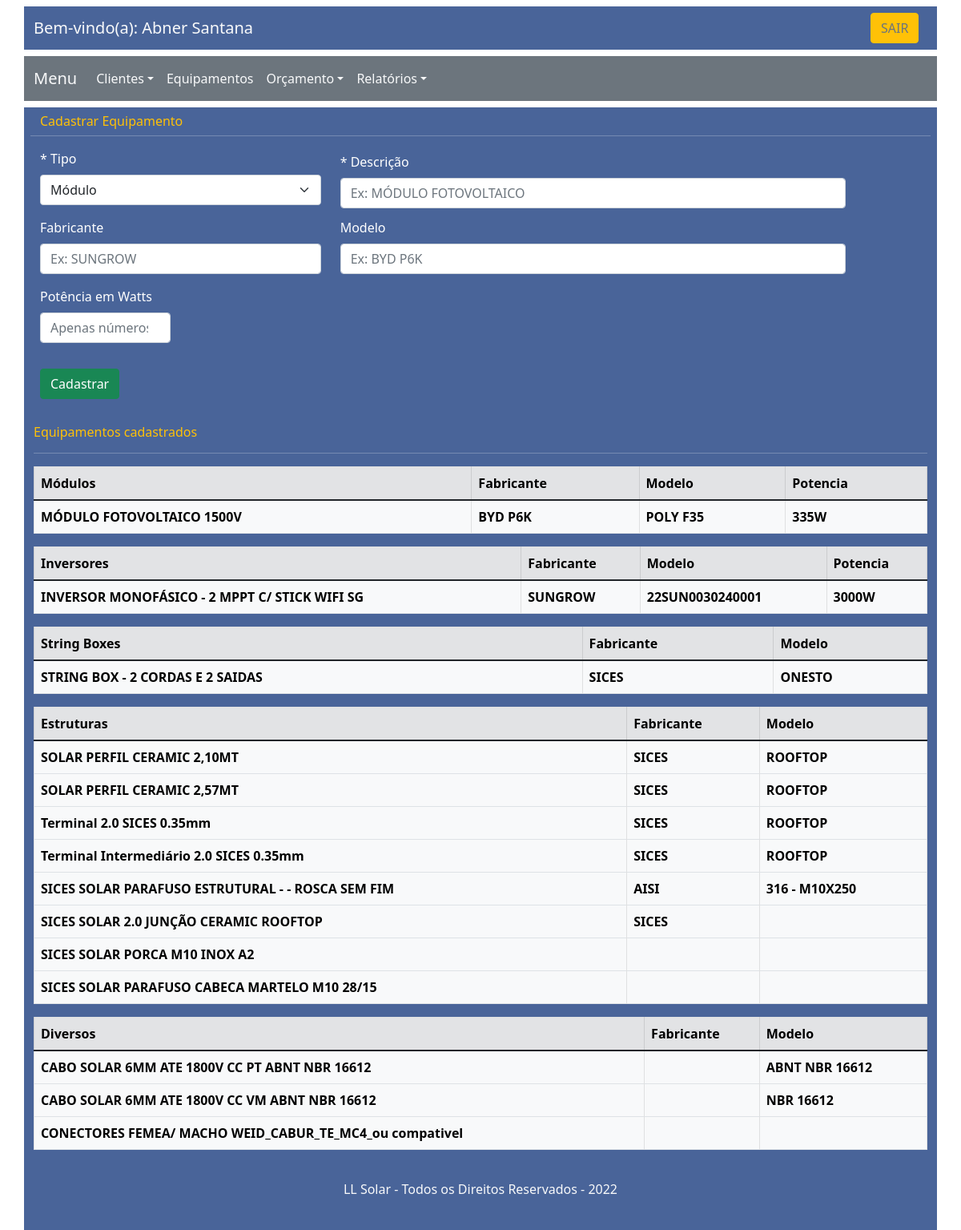
Before: /equipamentos (signed in) with the older database file.
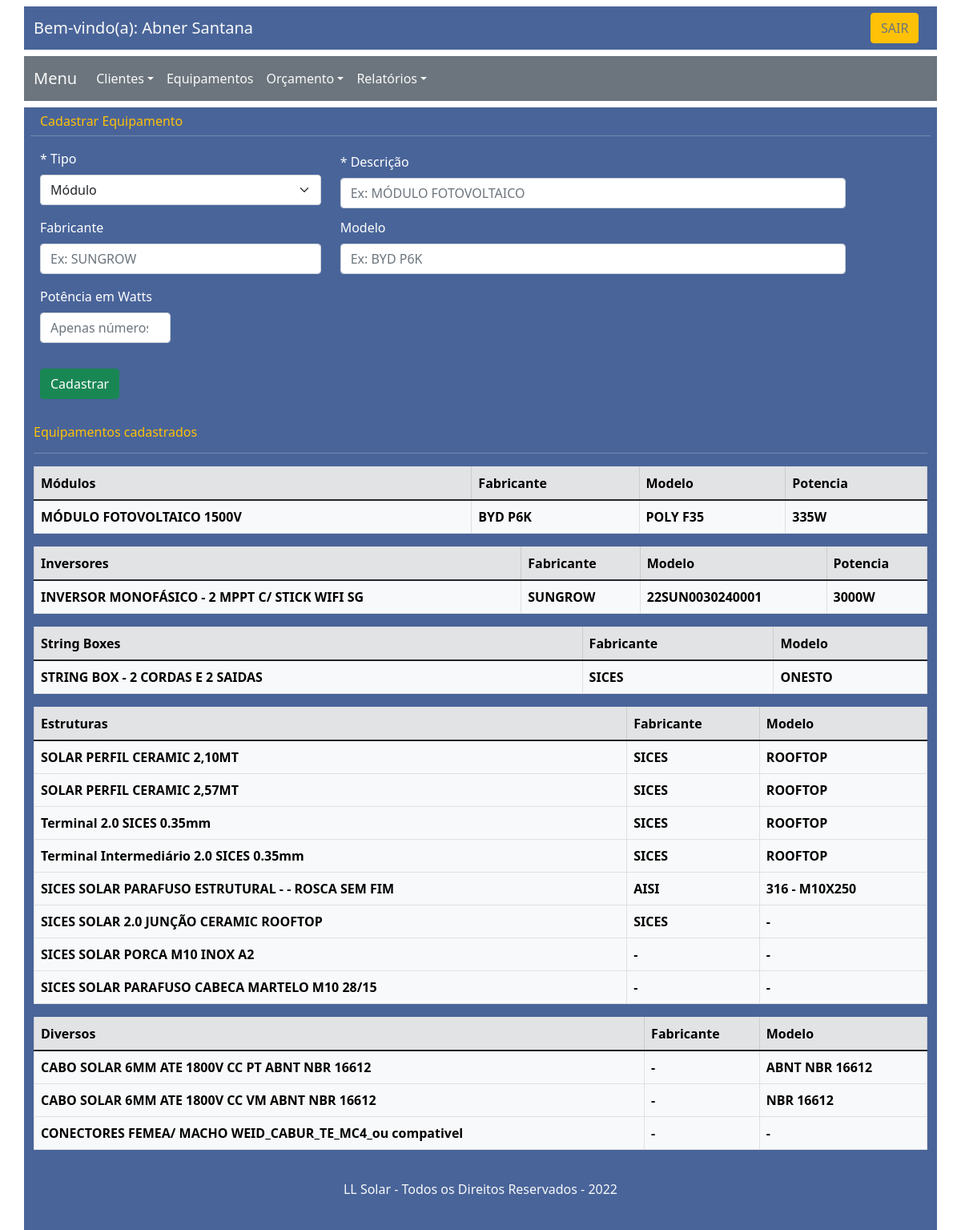
After: the same page with the newer database file.
### lladmin/models.py (models this page shows, shortened)
class equipamento(models.Model):
    tipo = models.CharField(max_length=20)
    descricao = models.CharField(max_length=150)
    fabricante = models.CharField(max_length=100)
    modelo = models.CharField(max_length=100)
    potencia = models.IntegerField()

### lladmin/views.py (the view, shortened to what this page needs)
# urls.py: path('equipamentos', equipamentos,
def equipamentos(request):
    if request.user.is_authenticated == True:
        nome = request.user.first_name
        sobre_nome = request.user.last_name
        equipamentos = equipamento.objects.values_list(
            'tipo', 'descricao', 'fabricante', 'modelo', 'potencia', named=True)
        context = {
            'nome': nome,
            'sobre_nome': sobre_nome,
            'equipamentos': equipamentos
        }
        return render(request, "equipamentos.html", context)
    else:
        return redirect('home')

### lladmin/templates/equipamentos.html (shortened to what the changed rows need)
<!DOCTYPE html>
<html lang="pt">
<head>
    <link href="https://cdn.jsdelivr.net/npm/bootstrap@5.1.3/dist/css/bootstrap.min.css" rel="stylesheet"
>
</head>
<body>
    <div class="container ">
            <div class="row bg">
                <div class="col-md-12">
                <table class="table table-bordered  table-hover col-md-11 ">
                    <thead class="table-light"><tr><td class="table-secondary"><b>Módulos</b></td>
                            <td class="table-secondary"><b>Fabricante</b></td>
                            <td class="table-secondary"><b>Modelo</b></td>
                            <td class="table-secondary"><b>Potencia</b></td>
                        </tr></thead>
                </table>
                <table class="table table-bordered  table-hover col-md-1  ">
                    <thead class="table-light"><tr><td class="table-secondary"><b>Inversores</b></td>
                            <td class="table-secondary"><b>Fabricante</b></td>
                            <td class="table-secondary"><b>Modelo</b></td>
                            <td class="table-secondary"><b>Potencia</b></td></tr>
                    </thead>
                </table>
                <table class="table table-bordered  table-hover ">
                    <thead class="table-light">
                        <tr><td class="table-secondary"><b>String Boxes</b></td>
                            <td class="table-secondary"><b>Fabricante</b></td>
                            <td class="table-secondary"><b>Modelo</b></td></tr>
                    </thead>
                </table>
                <table class="table table-bordered  table-hover ">
                    <thead class="table-light">
                        <tr><td class="table-secondary"><b>Estruturas</b></td>
                            <td class="table-secondary"><b>Fabricante</b></td>
                            <td class="table-secondary"><b>Modelo</b></td></tr>
                    </thead>
                    <tbody>
                            {%for i in equipamentos%}
                            {%if i.tipo == "Estrutura" %}
                            <tr><td class="table-light"><b>{{i.descricao}}</b></td>
                            <td class="table-light"><b>{{i.fabricante}}</b></td>
                            <td class="table-light"><b>{{i.modelo}}</b></td></tr>
                            {%endif%}
                            {%endfor%}
                    </tbody>
                </table>
                <table class="table table-bordered  table-hover ">
                    <thead class="table-light">
                        <tr><td class="table-secondary"><b>Diversos</b></td>
                            <td class="table-secondary"><b>Fabricante</b></td>
                            <td class="table-secondary"><b>Modelo</b></td></tr>
                    </thead>
                    <tbody>
                            {%for i in equipamentos%}
                            {%if i.tipo == "Diversos" %}
                            <tr><td class="table-light"><b>{{i.descricao}}</b></td>
                            <td class="table-light"><b>{{i.fabricante}}</b></td>
                            <td class="table-light"><b>{{i.modelo}}</b></td></tr>
                            {%endif%}
                            {%endfor%}
                    </tbody>
                </table>
    </div>
</body>
</html>

Changed rows visible on the page:
changed equipamento "SICES SOLAR 2.0 JUNÇÃO CERAMIC ROOFTOP": modelo (not shown) → "-"
changed equipamento "SICES SOLAR PORCA M10 INOX A2": fabricante (not shown) → "-"; modelo (not shown) → "-"
changed equipamento "SICES SOLAR PARAFUSO CABECA MARTELO M10 28/15": fabricante (not shown) → "-"; modelo (not shown) → "-"
changed equipamento "CABO SOLAR 6MM ATE 1800V CC PT ABNT NBR 16612": fabricante (not shown) → "-"
changed equipamento "CABO SOLAR 6MM ATE 1800V CC VM ABNT NBR 16612": fabricante (not shown) → "-"
changed equipamento "CONECTORES FEMEA/ MACHO WEID_CABUR_TE_MC4_ou compativel": fabricante (not shown) → "-"; modelo (not shown) → "-"
